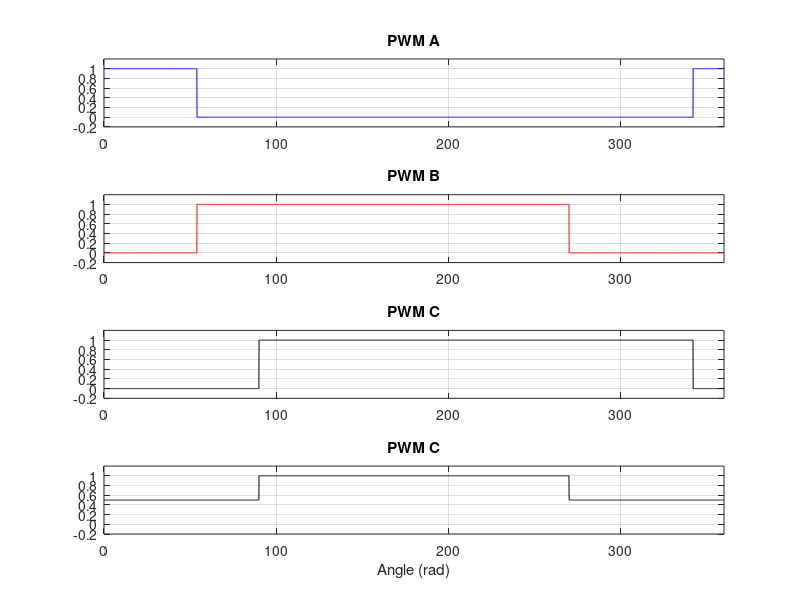
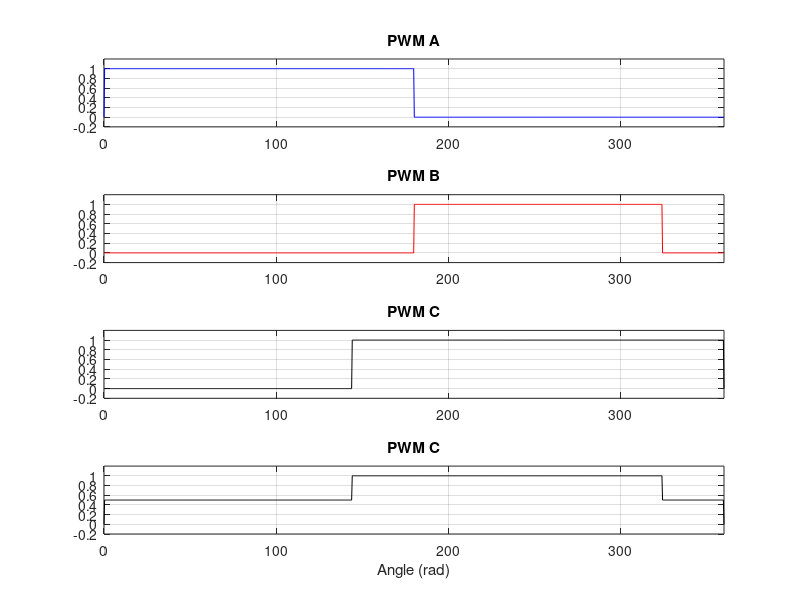

These charts were generated, in order, by the following MATLAB code:
% Parameters
N = 360*10;                 % Number of samples in one carrier period
DA = 0.2; 
DB = 0.6; 
DC = 0.7;   % Duty cycles

phase_x=(DC-0.6)*pi;
% Phase shifts in radians (0 to 2*pi)
phiA = phase_x-(DA)*pi;            
phiB = phase_x-(DB+2*DA)*pi;          % 60° phase shift
phiC = phase_x+DC*pi;        % 120° phase shift

% Time vector for one period
x = linspace(0, 2*pi, N);

% Triangular carriers with phase shift
carrierA = sawtooth(x + phiA, 0.5);   % -1..1 triangle
carrierB = sawtooth(x + phiB, 0.5);
carrierC = sawtooth(x + phiC, 0.5);

% Scale to 0..1
carrierA = (carrierA+1)/2;
carrierB = (carrierB+1)/2;
carrierC = (carrierC+1)/2;

% Generate PWM (compare duty ratio with carrier)
pwmA = double(DA > carrierA);
pwmB = double(DB > carrierB);
pwmC = double(DC > carrierC);

% Plot
figure;
subplot(4,1,1); plot(x*180/pi, pwmA, 'b'); ylim([-0.2 1.2]); xlim([0 360]); title('PWM A'); grid on;
subplot(4,1,2); plot(x*180/pi, pwmB, 'r'); ylim([-0.2 1.2]); xlim([0 360]);title('PWM B'); grid on;
subplot(4,1,3); plot(x*180/pi, pwmC, 'k'); ylim([-0.2 1.2]); xlim([0 360]);title('PWM C'); grid on;
subplot(4,1,4); plot(x*180/pi, (pwmA+pwmB+pwmC)/2, 'k'); ylim([-0.2 1.2]); xlim([0 360]); title('PWM C'); grid on;
xlabel('Angle (rad)');

%%


% Parameters
N = 1000;                 % Number of samples in one carrier period
DA = 0.5; 
DB = 0.4; 
DC = 0.6;   % Duty cycles

% Phase shifts in radians (0 to 2*pi)
phiA = -(DA)*pi;            
phiB = -(DB+2*DA)*pi;      
phiC = DC*pi;        % 120° phase shift

% Time vector for one period
x = linspace(0, 2*pi, N);

% Triangular carriers with phase shift
carrierA = sawtooth(x + phiA, 0.5);   % -1..1 triangle
carrierB = sawtooth(x + phiB, 0.5);
carrierC = sawtooth(x + phiC, 0.5);

% Scale to 0..1
carrierA = (carrierA+1)/2;
carrierB = (carrierB+1)/2;
carrierC = (carrierC+1)/2;

% Generate PWM (compare duty ratio with carrier)
pwmA = double(DA > carrierA);
pwmB = double(DB > carrierB);
pwmC = double(DC > carrierC);

% Plot
figure;
subplot(4,1,1); plot(x*180/pi, pwmA, 'b'); ylim([-0.2 1.2]); xlim([0 360]); title('PWM A'); grid on;
subplot(4,1,2); plot(x*180/pi, pwmB, 'r'); ylim([-0.2 1.2]); xlim([0 360]);title('PWM B'); grid on;
subplot(4,1,3); plot(x*180/pi, pwmC, 'k'); ylim([-0.2 1.2]); xlim([0 360]);title('PWM C'); grid on;
subplot(4,1,4); plot(x*180/pi, (pwmA+pwmB+pwmC)/2, 'k'); ylim([-0.2 1.2]); xlim([0 360]); title('PWM C'); grid on;
xlabel('Angle (rad)');
